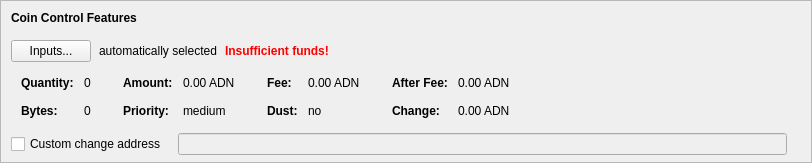
    <widget class="QFrame" name="frameCoinControl">
     <property name="sizePolicy">
      <sizepolicy hsizetype="Expanding" vsizetype="Expanding">
       <horstretch>0</horstretch>
       <verstretch>0</verstretch>
      </sizepolicy>
     </property>
     <property name="maximumSize">
      <size>
       <width>16777215</width>
       <height>16777215</height>
      </size>
     </property>
     <property name="frameShape">
      <enum>QFrame::StyledPanel</enum>
     </property>
     <property name="frameShadow">
      <enum>QFrame::Sunken</enum>
     </property>
     <layout class="QVBoxLayout" name="verticalLayoutCoinControl2">
      <property name="spacing">
       <number>0</number>
      </property>
      <property name="leftMargin">
       <number>0</number>
      </property>
      <property name="topMargin">
       <number>0</number>
      </property>
      <property name="rightMargin">
       <number>0</number>
      </property>
      <property name="bottomMargin">
       <number>6</number>
      </property>
      <item>
       <layout class="QVBoxLayout" name="verticalLayoutCoinControl" stretch="0,0,0,0,1">
        <property name="spacing">
         <number>0</number>
        </property>
        <property name="leftMargin">
         <number>10</number>
        </property>
        <property name="topMargin">
         <number>10</number>
        </property>
        <item>
         <layout class="QHBoxLayout" name="horizontalLayoutCoinControl1">
          <property name="bottomMargin">
           <number>15</number>
          </property>
          <item>
           <widget class="QLabel" name="labelCoinControlFeatures">
            <property name="sizePolicy">
             <sizepolicy hsizetype="Preferred" vsizetype="Maximum">
              <horstretch>0</horstretch>
              <verstretch>0</verstretch>
             </sizepolicy>
            </property>
            <property name="font">
             <font>
              <weight>75</weight>
              <bold>true</bold>
             </font>
            </property>
            <property name="styleSheet">
             <string notr="true">font-weight:bold;</string>
            </property>
            <property name="text">
             <string>Coin Control Features</string>
            </property>
           </widget>
          </item>
         </layout>
        </item>
        <item>
         <layout class="QHBoxLayout" name="horizontalLayoutCoinControl2" stretch="0,0,0,0">
          <property name="spacing">
           <number>8</number>
          </property>
          <property name="bottomMargin">
           <number>10</number>
          </property>
          <item>
           <widget class="QPushButton" name="pushButtonCoinControl">
            <property name="styleSheet">
             <string notr="true"/>
            </property>
            <property name="text">
             <string>Inputs...</string>
            </property>
            <property name="autoDefault">
             <bool>false</bool>
            </property>
           </widget>
          </item>
          <item>
           <widget class="QLabel" name="labelCoinControlAutomaticallySelected">
            <property name="text">
             <string>automatically selected</string>
            </property>
            <property name="margin">
             <number>5</number>
            </property>
           </widget>
          </item>
          <item>
           <widget class="QLabel" name="labelCoinControlInsuffFunds">
            <property name="font">
             <font>
              <weight>75</weight>
              <bold>true</bold>
             </font>
            </property>
            <property name="styleSheet">
             <string notr="true">color:red;font-weight:bold;</string>
            </property>
            <property name="text">
             <string>Insufficient funds!</string>
            </property>
            <property name="margin">
             <number>5</number>
            </property>
           </widget>
          </item>
          <item>
           <spacer name="horizontalSpacerCoinControl">
            <property name="orientation">
             <enum>Qt::Horizontal</enum>
            </property>
            <property name="sizeHint" stdset="0">
             <size>
              <width>40</width>
              <height>1</height>
             </size>
            </property>
           </spacer>
          </item>
         </layout>
        </item>
        <item>
         <widget class="QWidget" name="widgetCoinControl" native="true">
          <property name="sizePolicy">
           <sizepolicy hsizetype="Preferred" vsizetype="Preferred">
            <horstretch>0</horstretch>
            <verstretch>0</verstretch>
           </sizepolicy>
          </property>
          <property name="minimumSize">
           <size>
            <width>0</width>
            <height>0</height>
           </size>
          </property>
          <property name="styleSheet">
           <string notr="true"/>
          </property>
          <layout class="QHBoxLayout" name="horizontalLayoutCoinControl5">
           <property name="leftMargin">
            <number>0</number>
           </property>
           <property name="topMargin">
            <number>0</number>
           </property>
           <property name="rightMargin">
            <number>0</number>
           </property>
           <property name="bottomMargin">
            <number>0</number>
           </property>
           <item>
            <layout class="QHBoxLayout" name="horizontalLayoutCoinControl3" stretch="0,0,0,1">
             <property name="spacing">
              <number>20</number>
             </property>
             <property name="topMargin">
              <number>0</number>
             </property>
             <property name="bottomMargin">
              <number>10</number>
             </property>
             <item>
              <layout class="QFormLayout" name="formLayoutCoinControl1">
               <property name="horizontalSpacing">
                <number>10</number>
               </property>
               <property name="verticalSpacing">
                <number>14</number>
               </property>
               <property name="leftMargin">
                <number>10</number>
               </property>
               <property name="topMargin">
                <number>4</number>
               </property>
               <property name="rightMargin">
                <number>6</number>
               </property>
               <item row="0" column="0">
                <widget class="QLabel" name="labelCoinControlQuantityText">
                 <property name="font">
                  <font>
                   <weight>75</weight>
                   <bold>true</bold>
                  </font>
                 </property>
                 <property name="text">
                  <string>Quantity:</string>
                 </property>
                 <property name="margin">
                  <number>0</number>
                 </property>
                </widget>
               </item>
               <item row="0" column="1">
                <widget class="QLabel" name="labelCoinControlQuantity">
                 <property name="cursor">
                  <cursorShape>IBeamCursor</cursorShape>
                 </property>
                 <property name="contextMenuPolicy">
                  <enum>Qt::ActionsContextMenu</enum>
                 </property>
                 <property name="text">
                  <string notr="true">0</string>
                 </property>
                 <property name="margin">
                  <number>0</number>
                 </property>
                 <property name="textInteractionFlags">
                  <set>Qt::LinksAccessibleByMouse|Qt::TextSelectableByKeyboard|Qt::TextSelectableByMouse</set>
                 </property>
                </widget>
               </item>
               <item row="1" column="0">
                <widget class="QLabel" name="labelCoinControlBytesText">
                 <property name="font">
                  <font>
                   <weight>75</weight>
                   <bold>true</bold>
                  </font>
                 </property>
                 <property name="text">
                  <string>Bytes:</string>
                 </property>
                </widget>
               </item>
               <item row="1" column="1">
                <widget class="QLabel" name="labelCoinControlBytes">
                 <property name="cursor">
                  <cursorShape>IBeamCursor</cursorShape>
                 </property>
                 <property name="contextMenuPolicy">
                  <enum>Qt::ActionsContextMenu</enum>
                 </property>
                 <property name="text">
                  <string notr="true">0</string>
                 </property>
                 <property name="textInteractionFlags">
                  <set>Qt::LinksAccessibleByMouse|Qt::TextSelectableByKeyboard|Qt::TextSelectableByMouse</set>
                 </property>
                </widget>
               </item>
              </layout>
             </item>
             <item>
              <layout class="QFormLayout" name="formLayoutCoinControl2">
               <property name="horizontalSpacing">
                <number>10</number>
               </property>
               <property name="verticalSpacing">
                <number>14</number>
               </property>
               <property name="leftMargin">
                <number>6</number>
               </property>
               <property name="topMargin">
                <number>4</number>
               </property>
               <property name="rightMargin">
                <number>6</number>
               </property>
               <item row="0" column="0">
                <widget class="QLabel" name="labelCoinControlAmountText">
                 <property name="font">
                  <font>
                   <weight>75</weight>
                   <bold>true</bold>
                  </font>
                 </property>
                 <property name="text">
                  <string>Amount:</string>
                 </property>
                 <property name="margin">
                  <number>0</number>
                 </property>
                </widget>
               </item>
               <item row="0" column="1">
                <widget class="QLabel" name="labelCoinControlAmount">
                 <property name="cursor">
                  <cursorShape>IBeamCursor</cursorShape>
                 </property>
                 <property name="contextMenuPolicy">
                  <enum>Qt::ActionsContextMenu</enum>
                 </property>
                 <property name="text">
                  <string notr="true">0.00 ADN</string>
                 </property>
                 <property name="textInteractionFlags">
                  <set>Qt::LinksAccessibleByMouse|Qt::TextSelectableByKeyboard|Qt::TextSelectableByMouse</set>
                 </property>
                </widget>
               </item>
               <item row="1" column="0">
                <widget class="QLabel" name="labelCoinControlPriorityText">
                 <property name="font">
                  <font>
                   <weight>75</weight>
                   <bold>true</bold>
                  </font>
                 </property>
                 <property name="text">
                  <string>Priority:</string>
                 </property>
                </widget>
               </item>
               <item row="1" column="1">
                <widget class="QLabel" name="labelCoinControlPriority">
                 <property name="cursor">
                  <cursorShape>IBeamCursor</cursorShape>
                 </property>
                 <property name="contextMenuPolicy">
                  <enum>Qt::ActionsContextMenu</enum>
                 </property>
                 <property name="text">
                  <string>medium</string>
                 </property>
                 <property name="textInteractionFlags">
                  <set>Qt::LinksAccessibleByMouse|Qt::TextSelectableByKeyboard|Qt::TextSelectableByMouse</set>
                 </property>
                </widget>
               </item>
              </layout>
             </item>
             <item>
              <layout class="QFormLayout" name="formLayoutCoinControl3">
               <property name="horizontalSpacing">
                <number>10</number>
               </property>
               <property name="verticalSpacing">
                <number>14</number>
               </property>
               <property name="leftMargin">
                <number>6</number>
               </property>
               <property name="topMargin">
                <number>4</number>
               </property>
               <property name="rightMargin">
                <number>6</number>
               </property>
               <item row="0" column="0">
                <widget class="QLabel" name="labelCoinControlFeeText">
                 <property name="font">
                  <font>
                   <weight>75</weight>
                   <bold>true</bold>
                  </font>
                 </property>
                 <property name="text">
                  <string>Fee:</string>
                 </property>
                 <property name="margin">
                  <number>0</number>
                 </property>
                </widget>
               </item>
               <item row="0" column="1">
                <widget class="QLabel" name="labelCoinControlFee">
                 <property name="cursor">
                  <cursorShape>IBeamCursor</cursorShape>
                 </property>
                 <property name="contextMenuPolicy">
                  <enum>Qt::ActionsContextMenu</enum>
                 </property>
                 <property name="text">
                  <string notr="true">0.00 ADN</string>
                 </property>
                 <property name="textInteractionFlags">
                  <set>Qt::LinksAccessibleByMouse|Qt::TextSelectableByKeyboard|Qt::TextSelectableByMouse</set>
                 </property>
                </widget>
               </item>
               <item row="1" column="0">
                <widget class="QLabel" name="labelCoinControlLowOutputText">
                 <property name="font">
                  <font>
                   <weight>75</weight>
                   <bold>true</bold>
                  </font>
                 </property>
                 <property name="text">
                  <string>Dust:</string>
                 </property>
                </widget>
               </item>
               <item row="1" column="1">
                <widget class="QLabel" name="labelCoinControlLowOutput">
                 <property name="cursor">
                  <cursorShape>IBeamCursor</cursorShape>
                 </property>
                 <property name="contextMenuPolicy">
                  <enum>Qt::ActionsContextMenu</enum>
                 </property>
                 <property name="text">
                  <string>no</string>
                 </property>
                 <property name="textInteractionFlags">
                  <set>Qt::LinksAccessibleByMouse|Qt::TextSelectableByKeyboard|Qt::TextSelectableByMouse</set>
                 </property>
                </widget>
               </item>
              </layout>
             </item>
             <item>
              <layout class="QFormLayout" name="formLayoutCoinControl4">
               <property name="horizontalSpacing">
                <number>10</number>
               </property>
               <property name="verticalSpacing">
                <number>14</number>
               </property>
               <property name="leftMargin">
                <number>6</number>
               </property>
               <property name="topMargin">
                <number>4</number>
               </property>
               <property name="rightMargin">
                <number>6</number>
               </property>
               <item row="0" column="0">
                <widget class="QLabel" name="labelCoinControlAfterFeeText">
                 <property name="font">
                  <font>
                   <weight>75</weight>
                   <bold>true</bold>
                  </font>
                 </property>
                 <property name="text">
                  <string>After Fee:</string>
                 </property>
                 <property name="margin">
                  <number>0</number>
                 </property>
                </widget>
               </item>
               <item row="0" column="1">
                <widget class="QLabel" name="labelCoinControlAfterFee">
                 <property name="cursor">
                  <cursorShape>IBeamCursor</cursorShape>
                 </property>
                 <property name="contextMenuPolicy">
                  <enum>Qt::ActionsContextMenu</enum>
                 </property>
                 <property name="text">
                  <string notr="true">0.00 ADN</string>
                 </property>
                 <property name="textInteractionFlags">
                  <set>Qt::LinksAccessibleByMouse|Qt::TextSelectableByKeyboard|Qt::TextSelectableByMouse</set>
                 </property>
                </widget>
               </item>
               <item row="1" column="0">
                <widget class="QLabel" name="labelCoinControlChangeText">
                 <property name="font">
                  <font>
                   <weight>75</weight>
                   <bold>true</bold>
                  </font>
                 </property>
                 <property name="text">
                  <string>Change:</string>
                 </property>
                </widget>
               </item>
               <item row="1" column="1">
                <widget class="QLabel" name="labelCoinControlChange">
                 <property name="cursor">
                  <cursorShape>IBeamCursor</cursorShape>
                 </property>
                 <property name="contextMenuPolicy">
                  <enum>Qt::ActionsContextMenu</enum>
                 </property>
                 <property name="text">
                  <string notr="true">0.00 ADN</string>
                 </property>
                 <property name="textInteractionFlags">
                  <set>Qt::LinksAccessibleByMouse|Qt::TextSelectableByKeyboard|Qt::TextSelectableByMouse</set>
                 </property>
                </widget>
               </item>
              </layout>
             </item>
            </layout>
           </item>
          </layout>
         </widget>
        </item>
        <item>
         <layout class="QHBoxLayout" name="horizontalLayoutCoinControl4" stretch="0,0,0">
          <property name="spacing">
           <number>12</number>
          </property>
          <property name="sizeConstraint">
           <enum>QLayout::SetDefaultConstraint</enum>
          </property>
          <property name="topMargin">
           <number>5</number>
          </property>
          <property name="rightMargin">
           <number>5</number>
          </property>
          <item>
           <widget class="QCheckBox" name="checkBoxCoinControlChange">
            <property name="toolTip">
             <string>If this is activated, but the change address is empty or invalid, change will be sent to a newly generated address.</string>
            </property>
            <property name="text">
             <string>Custom change address</string>
            </property>
           </widget>
          </item>
          <item>
           <widget class="QValidatedLineEdit" name="lineEditCoinControlChange">
            <property name="enabled">
             <bool>false</bool>
            </property>
            <property name="sizePolicy">
             <sizepolicy hsizetype="Expanding" vsizetype="Fixed">
              <horstretch>0</horstretch>
              <verstretch>0</verstretch>
             </sizepolicy>
            </property>
           </widget>
          </item>
          <item>
           <widget class="QLabel" name="labelCoinControlChangeLabel">
            <property name="sizePolicy">
             <sizepolicy hsizetype="Preferred" vsizetype="Expanding">
              <horstretch>0</horstretch>
              <verstretch>0</verstretch>
             </sizepolicy>
            </property>
            <property name="minimumSize">
             <size>
              <width>0</width>
              <height>0</height>
             </size>
            </property>
            <property name="text">
             <string/>
            </property>
            <property name="margin">
             <number>3</number>
            </property>
           </widget>
          </item>
         </layout>
        </item>
        <item>
         <spacer name="verticalSpacerCoinControl">
          <property name="orientation">
           <enum>Qt::Vertical</enum>
          </property>
          <property name="sizeHint" stdset="0">
           <size>
            <width>800</width>
            <height>1</height>
           </size>
          </property>
         </spacer>
        </item>
       </layout>
      </item>
     </layout>
    </widget>
